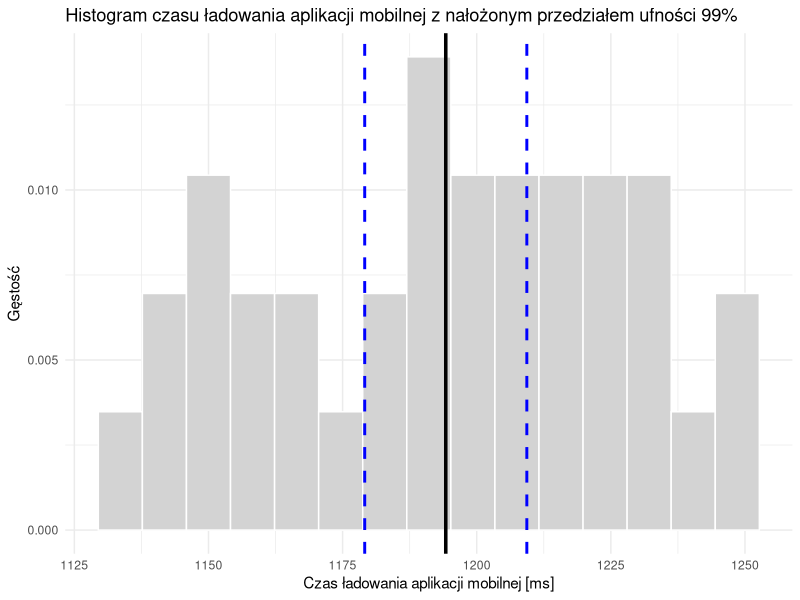
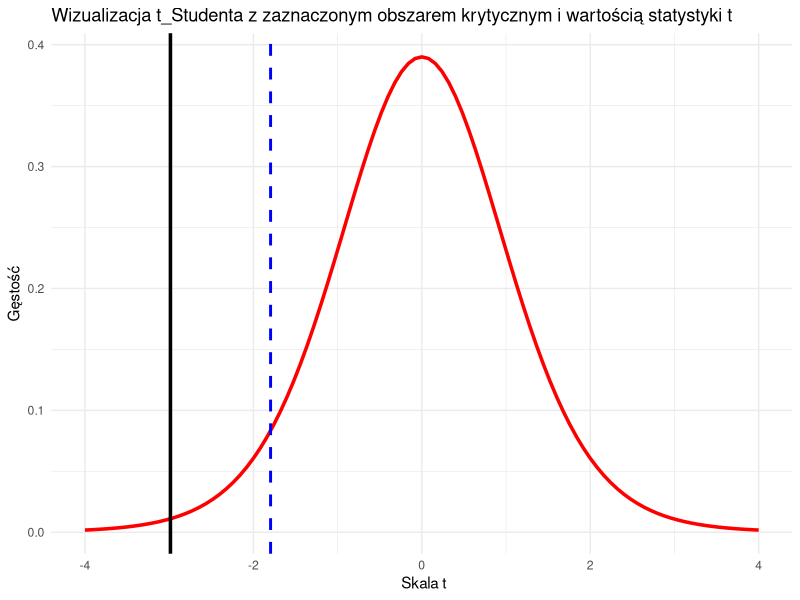

Write the R code that produced these figures, in order.
#Zadanie 1: Przeprowadzono badanie wydajności nowej aplikacji mobilnej, 
#mierząc czas jej pełnego załadowania (w milisekundach) na różnych urządzeniach.

# Dane (czas załadowania w ms)
czas.ladowania <- c(
  1150, 1210, 1180, 1250, 1195, 1170, 1230, 1140, 1205, 1165,
  1225, 1155, 1190, 1200, 1240, 1145, 1185, 1215, 1220, 1175,
  1135, 1212, 1235, 1160, 1198, 1245, 1188, 1208, 1152, 1228,
  1232, 1148, 1192, 1218, 1202)

# Polecenia:

# 1. Przeprowadź dwa wybrane testy, aby sprawdzić normalność danych (np. Shapiro-Wilk i Lilliefors).
# 2. Zbuduj 99% przedział ufności dla średniego czasu ładowania.
# 3. Zbuduj 99% przedział ufności dla wariancji i odchylenia standardowego czasu ładowania.
# 4. Napisz wnioski statystyczne. 
# 5. Narysuj histogram z naniesioną linią średniej oraz przedziałem ufności i go zinterpretuj.

# Wczytanie bibliotek
library(ggplot2)
library(gridExtra)
library(nortest)
#install.packages("nortest")

#### AD 1.

#Hipoteza zerowa $H0$ : Dane pochodzą z rozkładu normalnego
#Hipoteza alternatywna $H1$ : Dane nie pochodzą z rozkładu normalnego




# a) test Shapiro-Wilka
test_shapiro <- shapiro.test(czas.ladowania)
test_shapiro$p.value 
#p.value=0,2722305. Skoro tak, to p.value>0.05, nie ma podstaw do odrzucenia $H0$, stąd dane z próby pochodzą z rozkładu normalnego.

# b) test Liliefors
lillie_normalny <- lillie.test(czas.ladowania)
lillie_normalny$p.value
#p.value=0,7621489. Skoro tak, to p.value>0.05, nie ma podstaw do odrzucenia $H0$, stąd dane z próby są zbliżone do rozkładu normalnego.

#### AD 2. przedział ufności dla średniego czasu ładowania (nieznane odchylenie)

alfa <- 0.01
m <- mean(czas.ladowania) #srednia
n <- length(czas.ladowania) #ilosc obserwacji
S <- sd(czas.ladowania) #odchylenie
c(m,S) #(wektor sredniej i odchylenia)

L1 <- m - qt(1-alfa/2,n-1)*S/sqrt(n)
U1 <- m + qt(1-alfa/2,n-1)*S/sqrt(n)

cat("Przedział ufności na poziomie ",1-alfa,"dla średniej (sigma - nieznane):\n")
cat("[",L1,";",U1,"]  milisekund \n")

#99% przedział ufności dla średniego czasu ładowania to (1179,118; 1209,339)

#### AD 3. estymacja przedziałowa wariancji i odchylenia standardowego 

alfa <- 0.01
n <- length(czas.ladowania)
S <- sd(czas.ladowania)

L <- (n-1)*S/qchisq(1-alfa/2,n-1)
U <- (n-1)*S/qchisq(alfa/2,n-1)

cat("Przedział ufności na poziomie ",1-alfa,"dla wariancji :\n")

cat("[",L,";",U,"]  milisekund \n") 

#99% przedział ufności dla wariancji czasu ładowania to (18,892; 67,508)


Ls <- sqrt(L) #pierwiastek z kazdej ze stron przedzialu dla wariancji
Us <- sqrt(U) # -//-

cat("Przedział ufności na poziomie ",1-alfa,"odchylenia standardowego :\n")

cat("[",Ls,";",Us,"]  milisekund \n") 
#99% przedział ufności dla odchylenia standardowego czasu ładowania to (4,346; 8,216)


#### AD 4. WNIOSKI STATYSTYCZNE

# Dwa przeprowadzone testy zgodności z rozkładem normalnym, Shapiro-Wilk oraz Lilliefors, jednogłośnie pokazały, że badana próba faktycznie pochodzi z rozkładu normalnego.
# 99% przedział ufności dla średniego czasu ładowania to (1179,118; 1209,339) milisekundy. To oznacza, że z 99% prawdopodobieństwem, 
# średni czas ładowania aplikacji mobilnej trwa od 1179,118 do 1209,339 milisekundy. 
# 99% przedział ufności dla wariancji czasu ładowania to (18,892; 67,508). Inaczej mówiąc, mamy 99% pewność, że wariancja czasu ładowania znajdzie się w przedziale od
# 18,892 do 67,508 milisekund.
# 99% przedział ufności dla odchylenia standardowego czasu ładowania to (4,346; 8,216) milisekundy. Oznacza to, że z 99% prawdopodobieństwem czas z jakim ładuje się aplikacja,
# na losowo wybranym urządzeniu, odbiega od średniej o od 4,346 do 8,216 milisekundy. 





#### AD 5. Histogram z naniesioną linią średniej oraz przedziałem ufności, interpretacja

ggplot(data.frame(czas.ladowania), aes(x = czas.ladowania)) +
  geom_histogram(aes(y = ..density..), fill = "lightgray", color = "white", bins = 15) +
  geom_vline(xintercept = c(L1, U1), linetype = "dashed", color = "blue", size = 1) +
  geom_vline(xintercept = m, color = "black", linetype = "solid", size = 1.2) +
  labs(title = "Histogram czasu ładowania aplikacji mobilnej z nałożonym przedziałem ufności 99%",
       x = "Czas ładowania aplikacji mobilnej [ms]", y = "Gęstość") + 
  theme_minimal()



# INTERPRETACJA

# Histogram przedstawia czas ładowania aplikacji mobilnej. Najmniej obserwacji odnotowano ok. 1135, 1160 oraz 1250 milisekund.
# Najczęsciej natomiast aplikacja ładowała się około 1152 oraz 1214 milisekund. 
# Czarna linia oznaczająca średnią ładowania aplikacji znajduje się (prawie) dokładnie na środku. Histogram jest symetryczny.
# Niebieskie przerywane linie zaznaczają 99% przedział ufności. Oznacza to, że mamy 99% pewności co do tego, czy 
# średnia (czarna linia) znajdzie się właśnie w przedziale pomiędzy niebieskimi liniami. 
# Na naszym histogramie spełnia się to przypuszczenie.
  







#Zadanie 2: Producent laptopów twierdzi, że nowa bateria wytrzymuje średnio co najmniej 10 godzin (600 minut) pracy. 
#Testerzy podejrzewają jednak, że czas ten jest w rzeczywistości krótszy.

# Dane (czas pracy w minutach):
bateria <- c(585, 592, 605, 578, 588, 595, 582, 570, 598, 605, 602, 586)

# Polecenia:

# 1. Sformułuj hipotezę zerową (H0) oraz alternatywną (H1).
# 2. Zbadaj prawdziwość hipotezy przy użyciu wbudowanej funkcji t.test() z odpowiednim parametrem 'alternative'.
# 3. Napisz funkcję t_test_manual, która obliczy:
#    - średnią z próby, odchylenie standardowe,
#    - statystykę testową t,
#    - zbiór krytyczny dla testu (zależny od wariantu hipotezy alternatywnej: dwustronny, prawo lub lewostronny),
#    W wyniku funkcja zwraca rezultat testu.
# Następnie zweryfikuj uzyskany w poleceniu 2. wynik przy użyciu tej funkcji.
# 4. Przeprowadź wizualizację rozkładu t-Studenta z zaznaczonym obszarem krytycznym 
# oraz wartością statystyki t. Napisz wnioski.


#### AD 1. 


# Hipoteza zeroa $H0$ : Bateria laptopów wytrzymuje średnio co najmniej 10 godzin (600 minut) pracy.
# Hipoteza alternatywna $H1$ : Bateria laptopów wyczerpuje się wcześniej niż po 10 godzinach pracy.



#### AD 2. Badanie prawdziwości hipotezy za pomocą t.test()


#Szukamy alternatywy lewostronnej, ponieważ testerzy podejrzewają krótszy czas pracy laptopa, od tego który zapewnia producent. 

m0 <- 600 #średnia teoretyczna, ustalona przez producenta
m <- mean(bateria) #średnia empiryczna
n <- length(bateria) 
alfa <- 0.05 #poziom istotności
s <- sd(bateria)


test_lewostronny <- t.test(bateria,mu=m0,alternative="less",conf.level=1-alfa) 
test_lewostronny$p.value
#p.value=0,0062. Skoro tak, to p.value<0.05, są podstawy do odrzucenia $H0$ na korzyść $H1$,
# stąd bateria laptopów wyczerpuje się istotnie wcześniej niż zachwala producent.




#### AD 3. funkcja t_test_manual


t_test_manual <- function(sample, mu0, alpha, alternative) {
  
  # Wielkość próby
  n <- length(sample)
  
  # Średnia z próby
  x_bar <- mean(sample)
  
  # Odchylenie standardowe
  sigma <- sd(sample)
  
  # Obliczenie statystyki testowej t
  t_stat <- (x_bar - mu0) / (sigma / sqrt(n))
  
  
  # Wyznaczenie przedziału krytycznego
  if (alternative == "two.sided") {
    t_crit <- qt(1 - alpha / 2, df = n-1) # Wartość krytyczna dla alfa/2
    critical_region <- c(-Inf, -t_crit, t_crit, Inf) # Dwustronny przedział krytyczny
    reject <- (t_stat < -t_crit) | (t_stat > t_crit)
  } else if (alternative == "greater") {
    t_crit <- qt(1 - alpha, df = n-1) # Jednostronny test prawostronny
    critical_region <- c(t_crit, Inf)
    reject <- (t_stat > t_crit)
  } else if (alternative == "less") {
    t_crit <- qt(alpha, df  = n-1) # Jednostronny test lewostronny
    critical_region <- c(-Inf, t_crit)
    reject <- (t_stat < t_crit)
  } else {
    stop("Nieprawidłowa wartość argumentu 'alternative'. Użyj 'two.sided', 'greater' lub 'less'.")
  }
  
  # Pokazanie wyników
  cat("Średnia z próby:", x_bar, "\n")
  cat("Odchylenie standardowe:", sigma, "\n")
  cat("Statystyka testowa t:", round(t_stat, 4), "\n")
  cat("Przedział krytyczny:", critical_region, "\n")

  
  # Wniosek
  if (reject) {
    cat("Odrzucamy H0 na poziomie istotności", alpha, "\n")
  } else {
    cat("Brak podstaw do odrzucenia H0 na poziomie istotności", alpha, "\n")
  }
  
}

# WERYFIKACJA TESTU Z 2. PUNKTU
t_test_manual(bateria, m0, alpha = 0.05, alternative = "less")

# t_test_manual zweryfikował wynik z 2. punktu zadania. Oba testy odrzucają $H0$ na korzyść alternatywnej.
# Wniosek jest jednogłośny - bateria laptopa działa krócej, niż twierdzi producent.



#### AD 4.  



# wartosc statystyki t
t_stat <- (m - m0) / ( s / sqrt(n))

#obszar krytyczny. Dla lewostronnego przedzial (-Inf, t_crit)
t_crit <- qt(alfa, df=n-1)


ggplot(data.frame(x=c(-4,4)), aes(x)) +
  stat_function(fun = dt, args = list(df = n-1), color = "red", size = 1.2) +
  geom_vline(xintercept = t_crit, linetype = "dashed", color = "blue", size = 1) +
  geom_vline(xintercept = t_stat, color = "black", linetype = "solid", size = 1.2) +
  labs(title = "Wizualizacja t_Studenta z zaznaczonym obszarem krytycznym i wartością statystyki t",
       x = " Skala t", y = "Gęstość") +
  theme_minimal()

# Wizualizacja przedstawia rozkład t-Studenta (czerwony wykres) wraz z zaznaczonym obszarem krytycznym
# (na lewo od niebieskiej przerywanej linii) i wartością statystyki t (czarna linia).
# W badaniu rozważaliśmy alternatywę lewostronną, stąd obszar krytyczny (obszar zaznaczony po lewej stronie od niebieskiej przerywanej linii),
# to (-Inf; -1,79). Wartość statystyki t wyniósł -2,98. Statystyka t mieści się w obszarze krytycznym.
# Oznacza to, że odrzucamy $H0$ na korzyść alternatywnej - bateria w laptopach działa krócej niż zapewnia producent. 
# Wniosek jest taki sam, jaki wypowiedziała funkcja t_test_manual.
